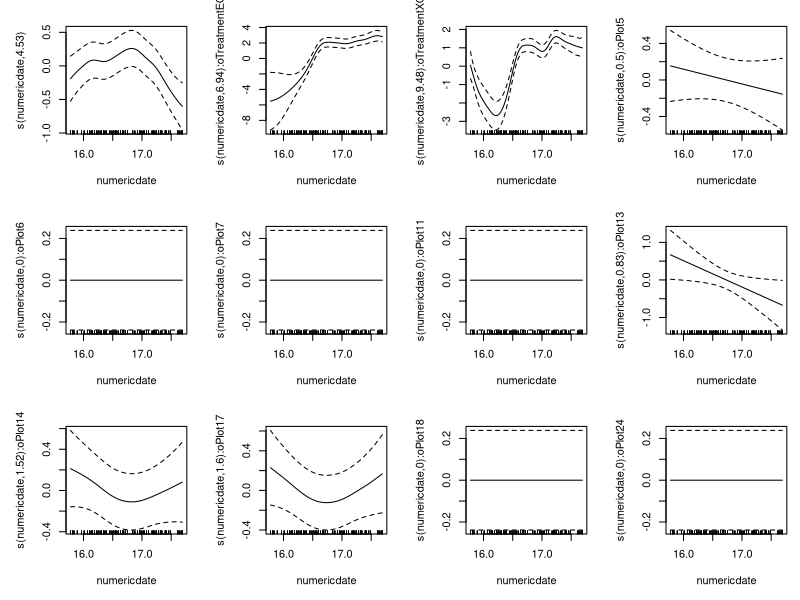
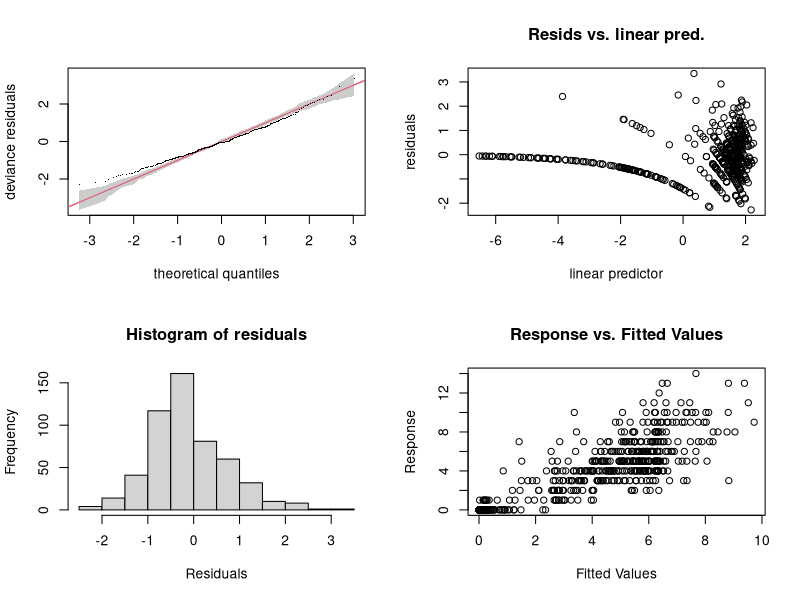
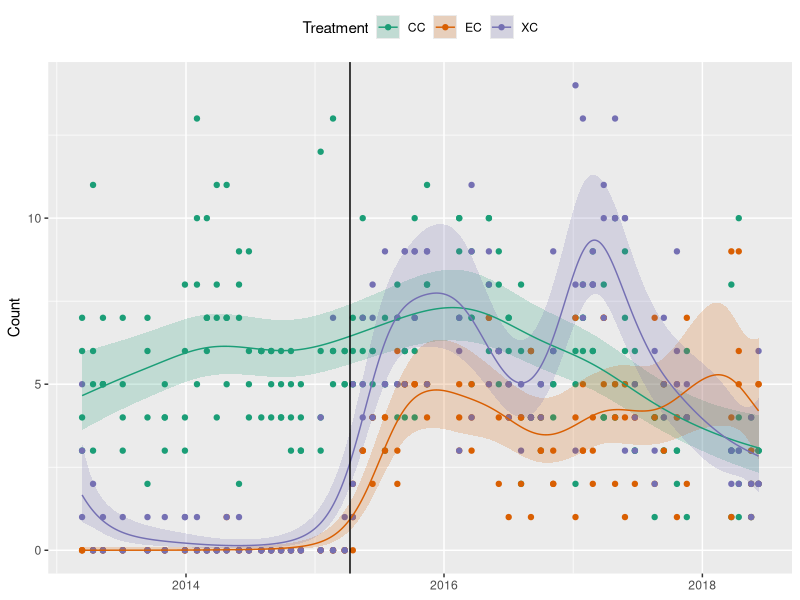
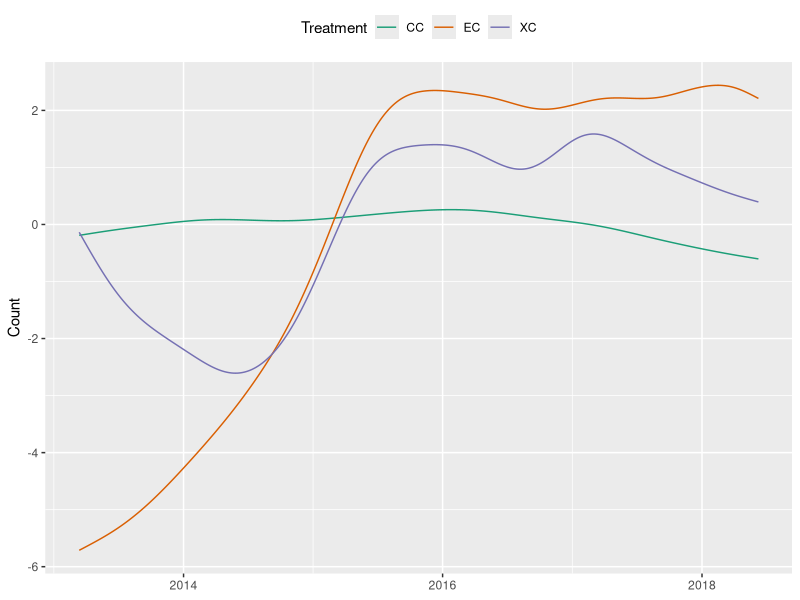
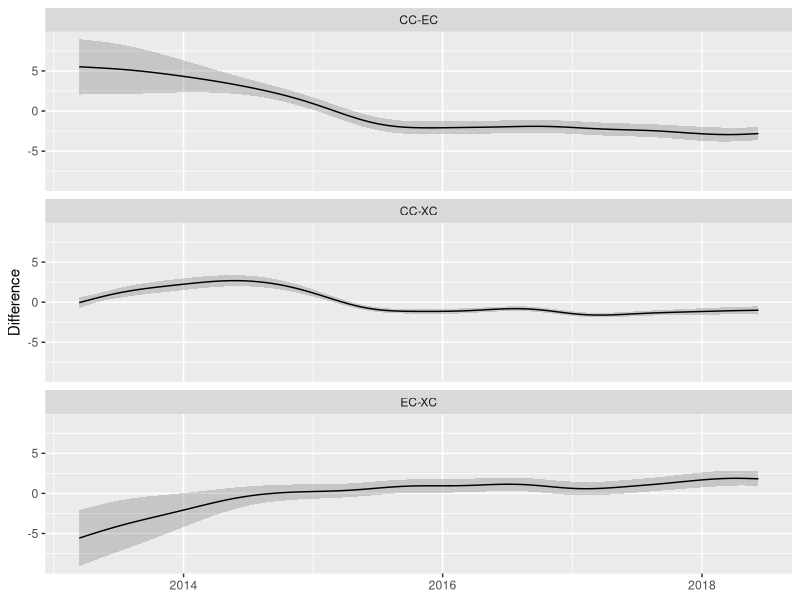

These figures' R source, in order:
## ---- chunk 1
library(dplyr)
library(mgcv)
library(ggplot2)


## ---- chunk 2

dipoN = read.csv('Dipo_counts.csv')

dipoN$censusdate = as.Date(dipoN$censusdate)
#dipoN

## ---- chunk 3
# ggplot(dipoN, aes(x = censusdate, y =dipos, colour = treatment)) +
#     geom_point() +
#     geom_smooth(method = 'loess', se = TRUE) +
#     scale_colour_brewer(type = 'qual', palette = 'Dark2') +
#     theme(legend.position = 'top') +
#   geom_vline(xintercept=as.Date('2015-04-10'))
## ---- chunk 4
# create ordered factors for treatment and plot
dipoN <- mutate(dipoN,
                 oTreatment = ordered(treatment, levels = c('CC','EC','XC')),
                 oPlot      = ordered(plot),
                 plot       = factor(plot))

# The model: includes plot-specific smooth differences
# need `select` here as there is a little issue with identifiability as plot is nested
# in treatment

m2 <- gam(dipos ~ oPlot + oTreatment + s(numericdate, k = 20) +
              s(numericdate, by = oTreatment, k = 15) +
              s(numericdate, by = oPlot),
          data = dipoN, method = 'REML', family = poisson, select = TRUE)



plot(m2, shade = TRUE, pages = 1,  scale=0,seWithMean = T)

## ---- chunk 5
# is this a good model?
summary(m2)
gam.check(m2, rep=200)

## ---- chunk 6
# Look at the treatment effect smooths on count scale. Requires us to exclude the
# plot-level effects.

# Data to predict at [plot=4 is a dummy plot, so the data frame variables match the model]
np <- 500
treatEff <- with(dipoN,
                 expand.grid(censusdate = seq(min(censusdate), max(censusdate), length = np),
                             treatment  = c('CC','EC','XC'),
                             plot       = 4))

# create derived variables from the data we want to predict at
treatEff <- transform(treatEff,
                      oPlot       = ordered(plot),
                      oTreatment  = ordered(treatment, levels = c('CC','EC','XC')),
                      numericdate = as.numeric(censusdate) / 1000)

# terms to exclude; must be named exactly as printed in `summary(model)` output
exVars <- c('oPlot', paste0('s(numericdate):oPlot', c(5,6,7,11,13,14,17,18,24)))

# actually predict, on link scale so we can get proper CIs, exclude
treatPred <- as.data.frame(predict(m2, treatEff, type = 'link', se.fit = TRUE,
                                   exclude = exVars))

# bind predictions to data we predicted at
treatPred <- cbind(treatEff, treatPred)

# extract inverse of link function from model
ilink <- family(m2)$linkinv

# form 95% bayesian credible interval / frequentist across-function confidence interval
treatPred <- transform(treatPred, Fitted = ilink(fit),
                       Upper = ilink(fit + (2 * se.fit)),
                       Lower = ilink(fit - (2 * se.fit)))

# plot
p.plt <- ggplot(treatPred, aes(x = censusdate, y = Fitted)) +
    geom_point(data = dipoN, mapping = aes(y = dipos, colour = treatment)) +
    geom_ribbon(aes(ymax = Upper, ymin = Lower, fill = treatment),
                alpha = 0.2) +
    geom_line(aes(colour = treatment)) +
    labs(y = 'Count', x = NULL) +
    theme(legend.position = 'top') +
    scale_colour_brewer(name = 'Treatment', type = 'qual', palette = 'Dark2') +
    scale_fill_brewer(name = 'Treatment', type = 'qual', palette = 'Dark2') +
  geom_vline(xintercept=as.Date('2015-04-10'))
p.plt

## ---- chunk 7
# plot treatment trends
exVars2 <- c(exVars, "oTreatment")
treatPred2 <- predict(m2, treatEff, type = 'terms', exclude = exVars2)
treatPred2 <- rowSums(treatPred2)
treatPred2 <- cbind(treatEff, Fitted = treatPred2)
## plot
p.plt2 <- ggplot(treatPred2, aes(x = censusdate, y = Fitted)) +
    geom_line(aes(colour = treatment)) +
    labs(y = 'Count', x = NULL) +
    theme(legend.position = 'top') +
    scale_colour_brewer(name = 'Treatment', type = 'qual', palette = 'Dark2')
p.plt2
## ---- chunk 8
## Compute pairwise differences of smooths when fitted using ordered factors

osmooth_diff <- function(model, newdata, smooth_var, f1, f2, var, alpha = 0.05,
                         unconditional = FALSE, ...) {
    xp <- predict(model, newdata = newdata, type = 'lpmatrix', ...)
    ## reference level
    ref_level <- levels(newdata[[var]])[1L]
    ref_smooth <- grepl(paste0("s\\(", smooth_var, "\\)\\.{1}[[:digit:]]+$"), colnames(xp))
    c1 <- ref_smooth | grepl(f1, colnames(xp))
    c2 <- ref_smooth | grepl(f2, colnames(xp))
    r1 <- newdata[[var]] == f1
    r2 <- newdata[[var]] == f2
    ## difference rows of xp for data from comparison
    X <- xp[r1, ] - xp[r2, ]
    ## zero out cols of X related to splines for other lochs
    X[, ! (c1 | c2)] <- 0
    ## zero out the parametric cols
    X[, !grepl('^s\\(', colnames(xp))] <- 0
    dif <- X %*% coef(model)
    se <- sqrt(rowSums((X %*% vcov(model, unconditional = unconditional)) * X))
    crit <- qt(alpha/2, df.residual(model), lower.tail = FALSE)
    upr <- dif + (crit * se)
    lwr <- dif - (crit * se)
    data.frame(pair = paste(f1, f2, sep = '-'),
               diff = dif,
               se = se,
               upper = upr,
               lower = lwr)
}

## Compute pairwise diffs
d1 <- osmooth_diff(m2, treatEff, "numericdate", "CC", "EC", var = "oTreatment")
d2 <- osmooth_diff(m2, treatEff, "numericdate", "CC", "XC", var = "oTreatment")
d3 <- osmooth_diff(m2, treatEff, "numericdate", "EC", "XC", var = "oTreatment")

diffs <- rbind(d1, d2, d3)
diffs <- with(treatEff, cbind(censusdate, diffs)) # bind on censusdate for plotting

## plot difference, facetted
ggplot(diffs, aes(x = censusdate, y = diff)) +
    geom_ribbon(aes(ymax = upper, ymin = lower), alpha = 0.2) +
    geom_line() +
    facet_wrap(~ pair, ncol = 1) +
    labs(y = 'Difference', x = NULL)

